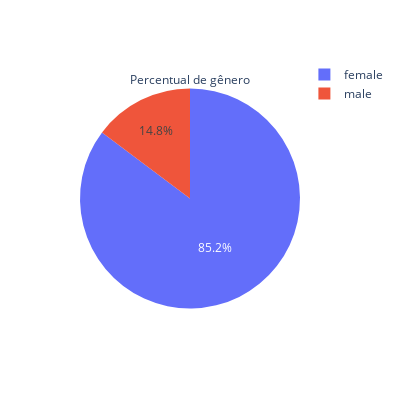

Notebook cell for this chart:
### Code cell
fig = px.pie(names = sexo, values = mortes, width = 400, height = 400)
fig.update_traces(title_text='Percentual de gênero')
fig.show()

### Figure 1 — Plotly figure (JSON) as saved in the notebook; plotly's stock layout.template omitted (floating-point values rounded to 4 significant figures)
{"data": [{"domain": {"x": [0, 1], "y": [0, 1]}, "hovertemplate": "label=%{label}<br>value=%{value}<extra></extra>", "labels": ["male", "female"], "legendgroup": "", "name": "", "showlegend": true, "title": {"text": "Percentual de gênero"}, "type": "pie", "values": [81, 468]}], "layout": {"height": 400, "legend": {"tracegroupgap": 0}, "margin": {"t": 60}, "width": 400}}
